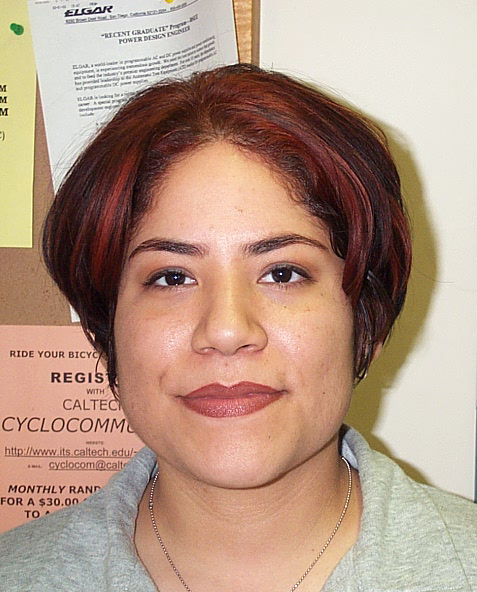
%> input picture images/DB0/db0_1.jpg, 477 x 592 px
$ octave --eval "test('images/DB0/db0_1.jpg');"   (GNU Octave 9; MATLAB toolbox functions it lacks are replaced by stand-ins)
%> lines starting %> are read from the running program, lines starting %| are printed output that depends on the picture
### whiteWorldCorrection.m
function out_im = whiteWorldCorrection(im)

%Split image to each channel
im_R = im(:,:,1);
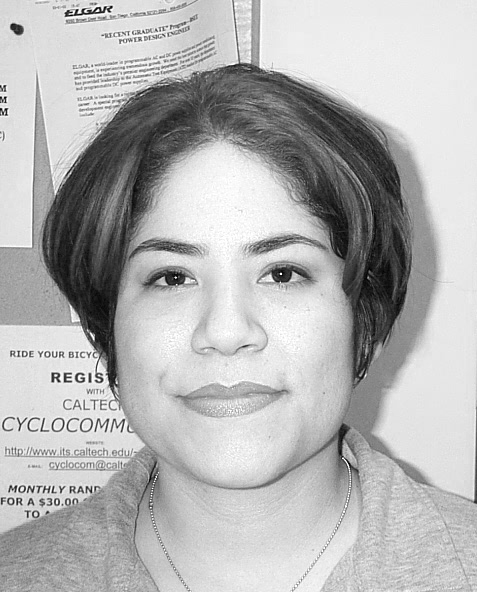
%> im_R: size 592x477 double; min 0, max 1, mean 0.708
im_G = im(:,:,2);
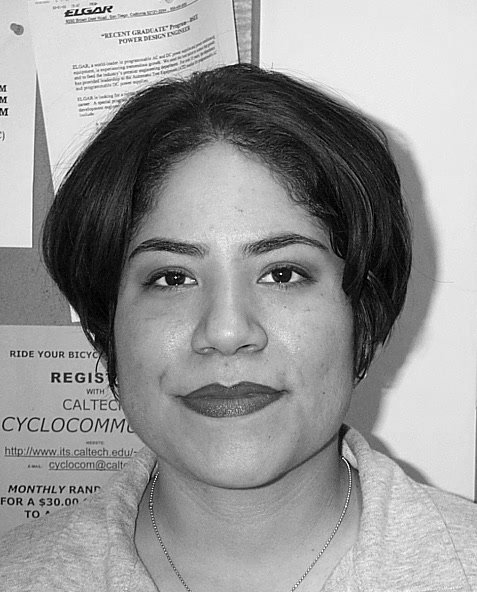
%> im_G: size 592x477 double; min 0, max 1, mean 0.593
im_B = im(:,:,3);
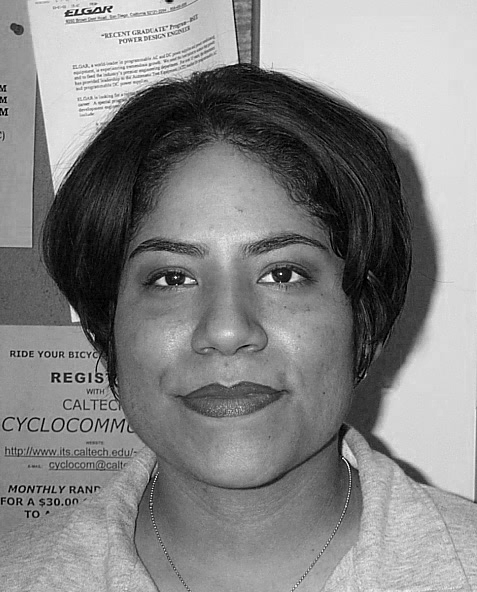
%> im_B: size 592x477 double; min 0, max 1, mean 0.522

%Get mean top 5% of values
R_sorted = sort(im_R(:),'descend');    % Sort Descending
G_sorted = sort(im_G(:),'descend');    % Sort Descending
B_sorted = sort(im_B(:),'descend');    % Sort Descending

max_R = mean(R_sorted(1:ceil(length(R_sorted)*0.05)));   % Desired Output
%> max_R = 0.961
max_G = mean(G_sorted(1:ceil(length(G_sorted)*0.05)));   % Desired Output
%> max_G = 0.924
max_B = mean(B_sorted(1:ceil(length(B_sorted)*0.05)));   % Desired Output
%> max_B = 0.893

alpha = max_G/max_R;
%> alpha = 0.961
beta = max_G/max_B;
%> beta = 1.03

out_R = uint8(alpha*im_R*255);
out_G = uint8(im_G*255);
out_B = uint8(beta*im_B*255);

new_im = cat(3, out_R,out_G,out_B);
out_im = im2double(new_im);
end

### faceMask.m
function im = faceMask(I)
%Convert image to YCbCr color space
a=rgb2ycbcr(I);
%> a: size 592x477x3 double; mean of channels 1, 2, 3 0.59, 0.466, 0.544
%Make a conversion to HSV color space as well.
%> the run ends on the next line
[hue, ~,~] = rgb2hsv(I);

cb = a(:,:,2);
cr = a(:,:,3);

%Get the size of the image
[w, h]=size(I(:,:,1));

%Allocate memory for the segment mask
segment = zeros(w,h);

crx = imgaussfilt(cr, 90);

for i=1:w
    for j=1:h
       if (0.50 < crx(i,j) && 0.7 > crx(i,j))
           segment(i,j) = 1;
       else
           segment(i,j) = 0;
       end
    end
end

% keep biggest area in image
segment = medfilt2(bwareafilt(imbinarize(segment), 1));

cb = cb .* segment;
cr = cr .* segment;


if(sum(max(quantile(cr,.5))) <= 0.58)
    lowCr = sum(max(quantile(cr,.5)))
else
    lowCr = sum(max(quantile(cr,.2)))
end

lowCb = sum(max(quantile(cb,.05)))


if(sum(max(quantile(cr,.2))> 0.5))
   lowCr = 0.52;
end


for i=1:w
    for j=1:h
        if  (lowCr<=cr(i,j) && cr(i,j)<=0.6 && lowCb<=cb(i,j) && hue(i,j) > 0.02)
        %if  (0.52<=cr(i,j) && cr(i,j)<=0.6 && 0.4 < cb(i,j) && cb(i,j) < 0.6 && hue(i,j) > 0.01)
            segment(i,j)=1;
        else
            segment(i,j)=0;
        end
    end
end

segment = imfill(segment, 'holes');
%segment = imclose(segment, strel('disk', 14, 4));
%segment = imopen(segment, strel('disk', 14, 4));
segment = imclose(segment, strel('disk', 20, 4));
segment = imopen(segment, strel('disk', 20, 4));
segment = imopen(segment, strel('rectangle', [120, 1]));
segment = medfilt2(bwareafilt(segment, 1));

im(:,:,1)=I(:,:,1).*segment;
im(:,:,2)=I(:,:,2).*segment;
im(:,:,3)=I(:,:,3).*segment;


% [8 lines of commented-out code are left out]

end

### test.m
function test(uri)
    %uri = 'images/DB1/db1_01.jpg';

    clf;
    figure(1);
%     uri

    % original image
    orgImg = im2double(imread(uri));
    subplot(3, 3, 1);
    imshow(orgImg);

    % white world correction
    img = whiteWorldCorrection(orgImg);
    subplot(3, 3, 2);
    imshow(img);

    % face mask
    img = faceMask(img);

    subplot(3, 3, 3);
    imshow(img);

    % mouth map
    tmp = mouthMap(img);
    subplot(3, 3, 4);
    imshow(tmp);
    tmp = tmp > 0.9;
    subplot(3, 3, 5);
    imshow(tmp > 0.9);


    % eye map
    tmp = eyeMap(img);
    subplot(3, 3, 6);
    imshow(tmp);
    tmp = tmp > 0.8;
    subplot(3, 3, 7);
    imshow(img);
%
    eyePair = eyeFilter(img);
    if eyePair == zeros(2,2)
        "no eyes found"
        uri
        return
    else
        hold on;
        plot([eyePair(1,1) eyePair(2,1)], [eyePair(1,2) eyePair(2,2)], '*r');
%         hold off;
    end

    % rotate + crop image
    h = 281;
    w = 212;
    [image, xmin, ymin, width, height] = faceAlignment(orgImg, eyePair(1, :), eyePair(2, :));

    subplot(3, 3, 8);
    imshow(image);

    out = imcrop(image, [xmin, ymin, width, height]);
    dim = size(out);
%     dim
    if (dim(1) == h && dim(2) == w)
        subplot(3, 3, 8);
        imshow(out);
    else
        "rotation failed"
        uri
    end
end

$ run again, on images/DB0/db0_2.jpg
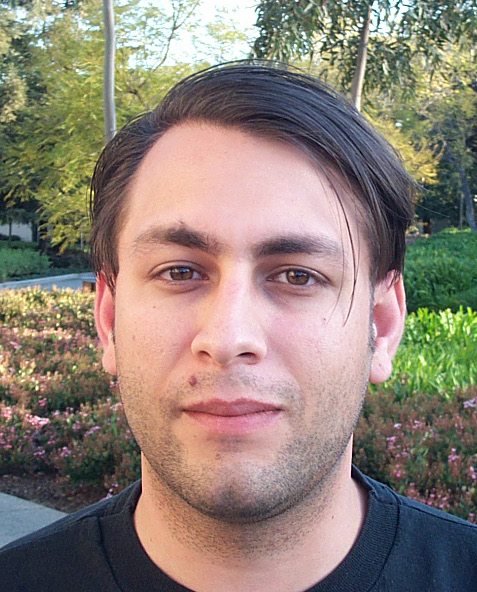
%> input picture images/DB0/db0_2.jpg, 477 x 592 px
%> in whiteWorldCorrection, `im_R = im(:,:,1);`:
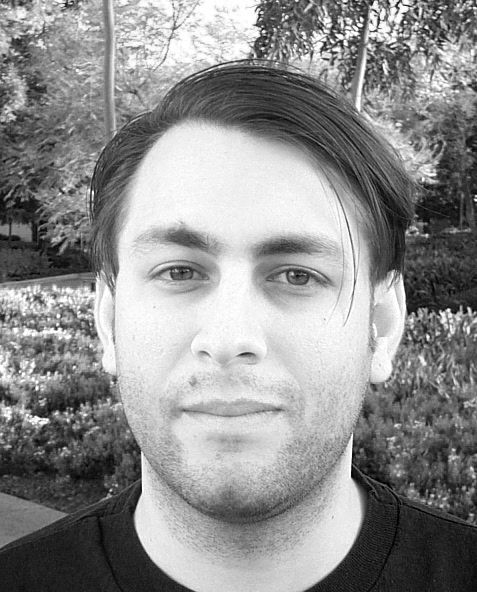
%> im_R: size 592x477 double; min 0, max 1, mean 0.558
%> in whiteWorldCorrection, `im_B = im(:,:,3);`:
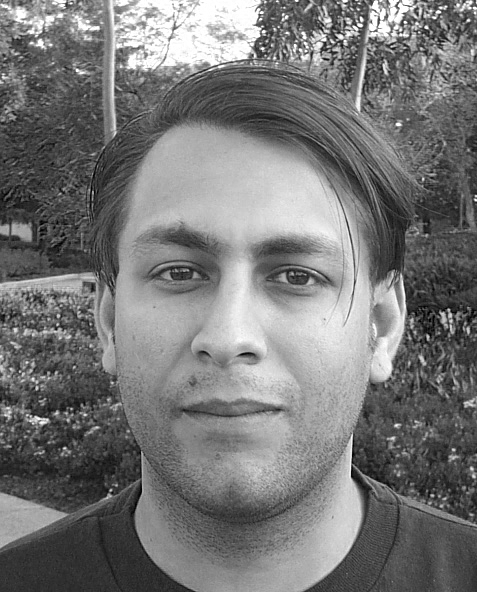
%> im_B: size 592x477 double; min 0, max 1, mean 0.467
%> max_R = 0.978
%> max_G = 0.947
%> max_B = 0.94
%> alpha = 0.968
%> beta = 1.01
%> a: size 592x477x3 double; mean of channels 1, 2, 3 0.503, 0.481, 0.519

$ run again, on images/DB0/db0_3.jpg
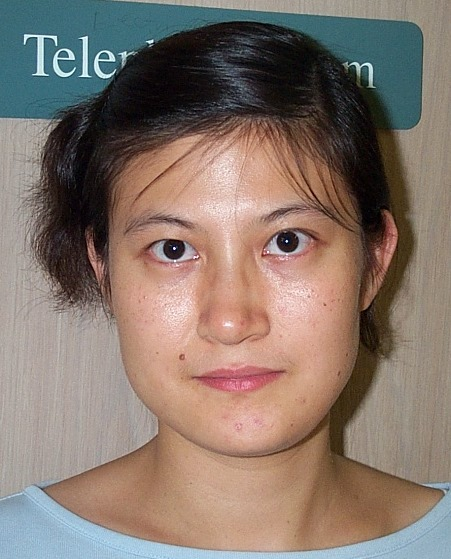
%> input picture images/DB0/db0_3.jpg, 451 x 559 px
%> in whiteWorldCorrection, `im_B = im(:,:,3);`:
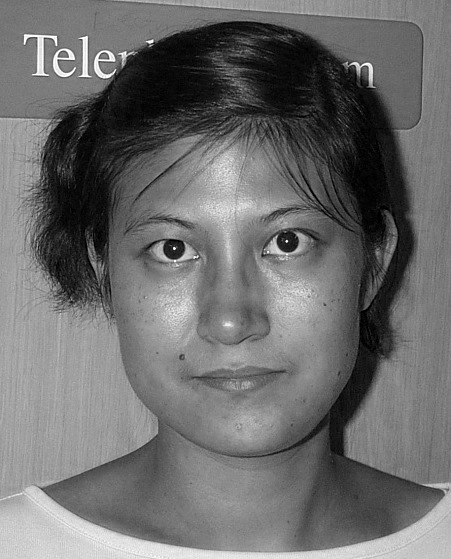
%> im_B: size 559x451 double; min 0, max 1, mean 0.426
%> max_R = 0.892
%> max_G = 0.789
%> max_B = 0.834
%> alpha = 0.884
%> beta = 0.946
%> in whiteWorldCorrection, `new_im = cat(3, out_R,out_G,out_B);`:
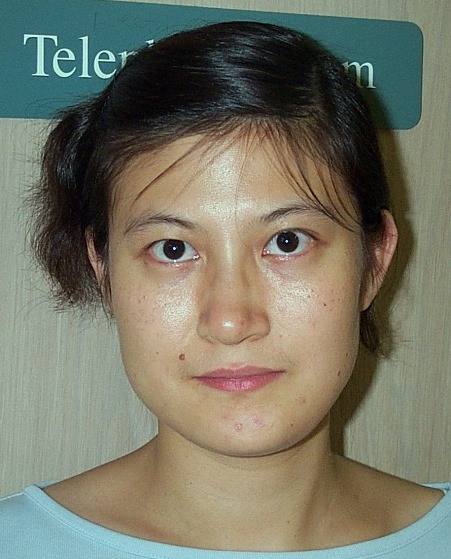
%> new_im: size 559x451x3 uint8; mean R, G, B 119, 118.5, 102.9
%> a: size 559x451x3 double; mean of channels 1, 2, 3 0.456, 0.475, 0.507

$ run again, on images/DB0/db0_4.jpg
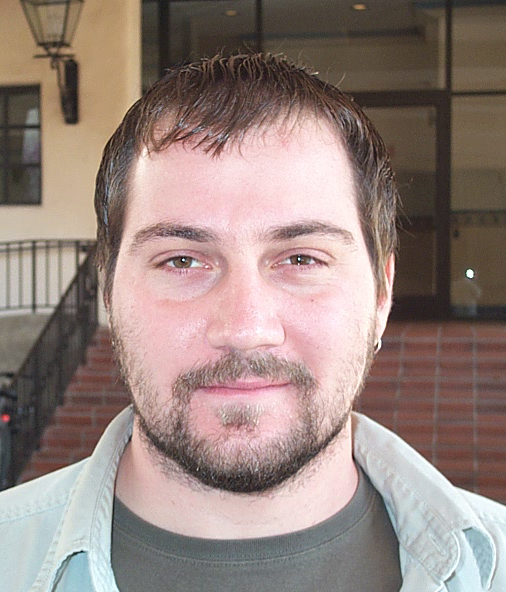
%> input picture images/DB0/db0_4.jpg, 506 x 592 px
%> in whiteWorldCorrection, `im_R = im(:,:,1);`:
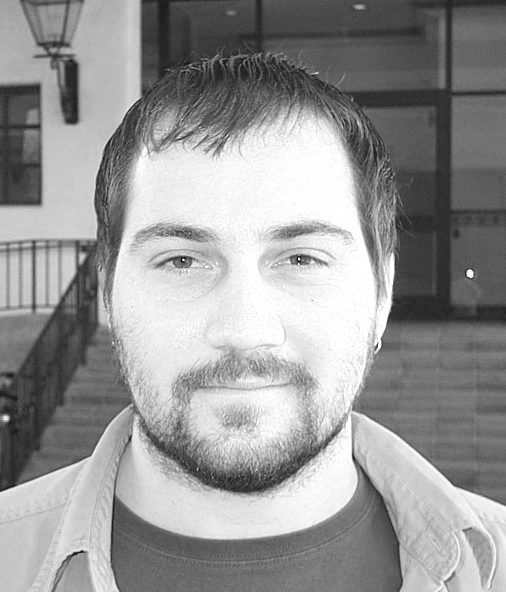
%> im_R: size 592x506 double; min 0.00392, max 1, mean 0.588
%> in whiteWorldCorrection, `im_B = im(:,:,3);`:
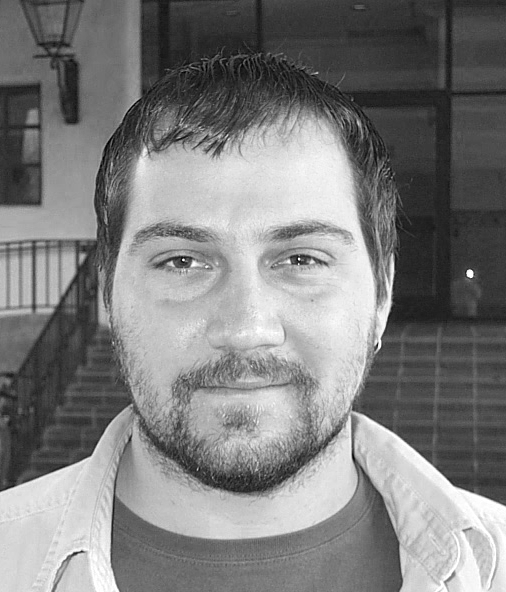
%> im_B: size 592x506 double; min 0, max 1, mean 0.494
%> max_R = 0.995
%> max_G = 0.933
%> max_B = 0.936
%> alpha = 0.938
%> beta = 0.996
%> a: size 592x506x3 double; mean of channels 1, 2, 3 0.514, 0.486, 0.518
